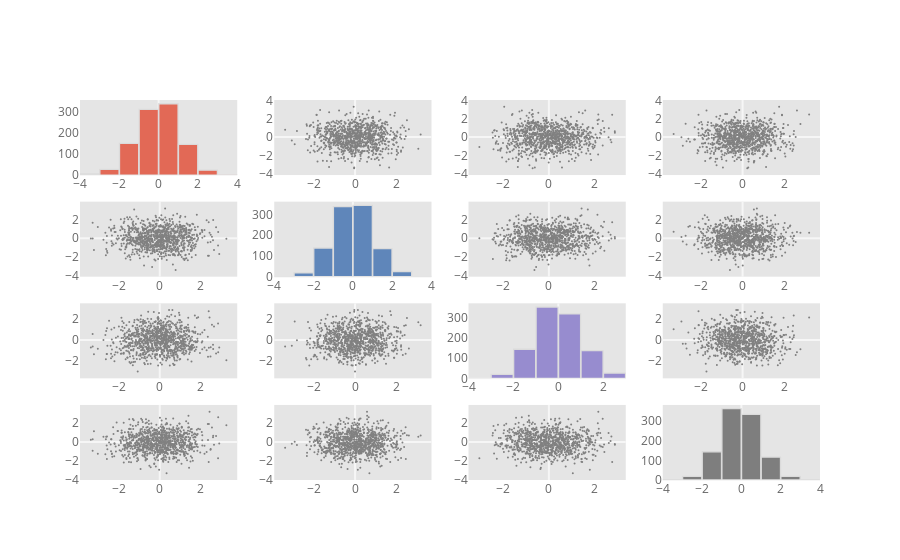

Here is the notebook cell this chart was saved with:
### Code cell
df.scatter_matrix()

### Figure 1 — Plotly figure (JSON) as saved in the notebook; plotly's stock layout.template omitted (floating-point values rounded to 4 significant figures; data arrays with more than 128 entries replaced by an {"elided": "..."} marker saying what was removed)
{"data": [{"histfunc": "count", "histnorm": "", "marker": {"color": "rgba(226, 74, 51, 1.0)", "line": {"color": "#D9D9D9", "width": 1.3}}, "name": "A", "nbinsx": 10, "opacity": 0.8, "orientation": "v", "type": "histogram", "x": {"elided": "1000 float values"}, "xaxis": "x", "yaxis": "y"}, {"line": {"color": "rgba(128, 128, 128, 1.0)", "dash": "solid", "shape": "linear", "width": 1.3}, "marker": {"size": 2, "symbol": "circle"}, "mode": "markers", "name": "A", "text": "", "type": "scatter", "x": {"elided": "1000 float values"}, "xaxis": "x2", "y": {"elided": "1000 float values"}, "yaxis": "y2"}, {"line": {"color": "rgba(128, 128, 128, 1.0)", "dash": "solid", "shape": "linear", "width": 1.3}, "marker": {"size": 2, "symbol": "circle"}, "mode": "markers", "name": "A", "text": "", "type": "scatter", "x": {"elided": "1000 float values"}, "xaxis": "x3", "y": {"elided": "1000 float values"}, "yaxis": "y3"}, {"line": {"color": "rgba(128, 128, 128, 1.0)", "dash": "solid", "shape": "linear", "width": 1.3}, "marker": {"size": 2, "symbol": "circle"}, "mode": "markers", "name": "A", "text": "", "type": "scatter", "x": {"elided": "1000 float values"}, "xaxis": "x4", "y": {"elided": "1000 float values"}, "yaxis": "y4"}, {"line": {"color": "rgba(128, 128, 128, 1.0)", "dash": "solid", "shape": "linear", "width": 1.3}, "marker": {"size": 2, "symbol": "circle"}, "mode": "markers", "name": "B", "text": "", "type": "scatter", "x": {"elided": "1000 float values"}, "xaxis": "x5", "y": {"elided": "1000 float values"}, "yaxis": "y5"}, {"histfunc": "count", "histnorm": "", "marker": {"color": "rgba(62, 111, 176, 1.0)", "line": {"color": "#D9D9D9", "width": 1.3}}, "name": "B", "nbinsx": 10, "opacity": 0.8, "orientation": "v", "type": "histogram", "x": {"elided": "1000 float values"}, "xaxis": "x6", "yaxis": "y6"}, {"line": {"color": "rgba(128, 128, 128, 1.0)", "dash": "solid", "shape": "linear", "width": 1.3}, "marker": {"size": 2, "symbol": "circle"}, "mode": "markers", "name": "B", "text": "", "type": "scatter", "x": {"elided": "1000 float values"}, "xaxis": "x7", "y": {"elided": "1000 float values"}, "yaxis": "y7"}, {"line": {"color": "rgba(128, 128, 128, 1.0)", "dash": "solid", "shape": "linear", "width": 1.3}, "marker": {"size": 2, "symbol": "circle"}, "mode": "markers", "name": "B", "text": "", "type": "scatter", "x": {"elided": "1000 float values"}, "xaxis": "x8", "y": {"elided": "1000 float values"}, "yaxis": "y8"}, {"line": {"color": "rgba(128, 128, 128, 1.0)", "dash": "solid", "shape": "linear", "width": 1.3}, "marker": {"size": 2, "symbol": "circle"}, "mode": "markers", "name": "C", "text": "", "type": "scatter", "x": {"elided": "1000 float values"}, "xaxis": "x9", "y": {"elided": "1000 float values"}, "yaxis": "y9"}, {"line": {"color": "rgba(128, 128, 128, 1.0)", "dash": "solid", "shape": "linear", "width": 1.3}, "marker": {"size": 2, "symbol": "circle"}, "mode": "markers", "name": "C", "text": "", "type": "scatter", "x": {"elided": "1000 float values"}, "xaxis": "x10", "y": {"elided": "1000 float values"}, "yaxis": "y10"}, {"histfunc": "count", "histnorm": "", "marker": {"color": "rgba(132, 118, 202, 1.0)", "line": {"color": "#D9D9D9", "width": 1.3}}, "name": "C", "nbinsx": 10, "opacity": 0.8, "orientation": "v", "type": "histogram", "x": {"elided": "1000 float values"}, "xaxis": "x11", "yaxis": "y11"}, {"line": {"color": "rgba(128, 128, 128, 1.0)", "dash": "solid", "shape": "linear", "width": 1.3}, "marker": {"size": 2, "symbol": "circle"}, "mode": "markers", "name": "C", "text": "", "type": "scatter", "x": {"elided": "1000 float values"}, "xaxis": "x12", "y": {"elided": "1000 float values"}, "yaxis": "y12"}, {"line": {"color": "rgba(128, 128, 128, 1.0)", "dash": "solid", "shape": "linear", "width": 1.3}, "marker": {"size": 2, "symbol": "circle"}, "mode": "markers", "name": "D", "text": "", "type": "scatter", "x": {"elided": "1000 float values"}, "xaxis": "x13", "y": {"elided": "1000 float values"}, "yaxis": "y13"}, {"line": {"color": "rgba(128, 128, 128, 1.0)", "dash": "solid", "shape": "linear", "width": 1.3}, "marker": {"size": 2, "symbol": "circle"}, "mode": "markers", "name": "D", "text": "", "type": "scatter", "x": {"elided": "1000 float values"}, "xaxis": "x14", "y": {"elided": "1000 float values"}, "yaxis": "y14"}, {"line": {"color": "rgba(128, 128, 128, 1.0)", "dash": "solid", "shape": "linear", "width": 1.3}, "marker": {"size": 2, "symbol": "circle"}, "mode": "markers", "name": "D", "text": "", "type": "scatter", "x": {"elided": "1000 float values"}, "xaxis": "x15", "y": {"elided": "1000 float values"}, "yaxis": "y15"}, {"histfunc": "count", "histnorm": "", "marker": {"color": "rgba(101, 101, 101, 1.0)", "line": {"color": "#D9D9D9", "width": 1.3}}, "name": "D", "nbinsx": 10, "opacity": 0.8, "orientation": "v", "type": "histogram", "x": {"elided": "1000 float values"}, "xaxis": "x16", "yaxis": "y16"}], "layout": {"bargap": 0.02, "legend": {"bgcolor": "#FFFFFF", "font": {"color": "#666666"}}, "paper_bgcolor": "#FFFFFF", "plot_bgcolor": "#E5E5E5", "showlegend": false, "title": {"font": {"color": "#151516"}}, "xaxis": {"anchor": "y", "domain": [0, 0.2125], "gridcolor": "#F6F6F6", "showgrid": false, "tickfont": {"color": "#666666"}, "title": {"font": {"color": "#666666"}, "text": ""}, "zerolinecolor": "#F6F6F6"}, "xaxis10": {"anchor": "y10", "domain": [0.2625, 0.475], "gridcolor": "#F6F6F6", "showgrid": false, "tickfont": {"color": "#666666"}, "title": {"font": {"color": "#666666"}, "text": ""}, "zerolinecolor": "#F6F6F6"}, "xaxis11": {"anchor": "y11", "domain": [0.525, 0.7375], "gridcolor": "#F6F6F6", "showgrid": false, "tickfont": {"color": "#666666"}, "title": {"font": {"color": "#666666"}, "text": ""}, "zerolinecolor": "#F6F6F6"}, "xaxis12": {"anchor": "y12", "domain": [0.7875, 1], "gridcolor": "#F6F6F6", "showgrid": false, "tickfont": {"color": "#666666"}, "title": {"font": {"color": "#666666"}, "text": ""}, "zerolinecolor": "#F6F6F6"}, "xaxis13": {"anchor": "y13", "domain": [0, 0.2125], "gridcolor": "#F6F6F6", "showgrid": false, "tickfont": {"color": "#666666"}, "title": {"font": {"color": "#666666"}, "text": ""}, "zerolinecolor": "#F6F6F6"}, "xaxis14": {"anchor": "y14", "domain": [0.2625, 0.475], "gridcolor": "#F6F6F6", "showgrid": false, "tickfont": {"color": "#666666"}, "title": {"font": {"color": "#666666"}, "text": ""}, "zerolinecolor": "#F6F6F6"}, "xaxis15": {"anchor": "y15", "domain": [0.525, 0.7375], "gridcolor": "#F6F6F6", "showgrid": false, "tickfont": {"color": "#666666"}, "title": {"font": {"color": "#666666"}, "text": ""}, "zerolinecolor": "#F6F6F6"}, "xaxis16": {"anchor": "y16", "domain": [0.7875, 1], "gridcolor": "#F6F6F6", "showgrid": false, "tickfont": {"color": "#666666"}, "title": {"font": {"color": "#666666"}, "text": ""}, "zerolinecolor": "#F6F6F6"}, "xaxis2": {"anchor": "y2", "domain": [0.2625, 0.475], "gridcolor": "#F6F6F6", "showgrid": false, "tickfont": {"color": "#666666"}, "title": {"font": {"color": "#666666"}, "text": ""}, "zerolinecolor": "#F6F6F6"}, "xaxis3": {"anchor": "y3", "domain": [0.525, 0.7375], "gridcolor": "#F6F6F6", "showgrid": false, "tickfont": {"color": "#666666"}, "title": {"font": {"color": "#666666"}, "text": ""}, "zerolinecolor": "#F6F6F6"}, "xaxis4": {"anchor": "y4", "domain": [0.7875, 1], "gridcolor": "#F6F6F6", "showgrid": false, "tickfont": {"color": "#666666"}, "title": {"font": {"color": "#666666"}, "text": ""}, "zerolinecolor": "#F6F6F6"}, "xaxis5": {"anchor": "y5", "domain": [0, 0.2125], "gridcolor": "#F6F6F6", "showgrid": false, "tickfont": {"color": "#666666"}, "title": {"font": {"color": "#666666"}, "text": ""}, "zerolinecolor": "#F6F6F6"}, "xaxis6": {"anchor": "y6", "domain": [0.2625, 0.475], "gridcolor": "#F6F6F6", "showgrid": false, "tickfont": {"color": "#666666"}, "title": {"font": {"color": "#666666"}, "text": ""}, "zerolinecolor": "#F6F6F6"}, "xaxis7": {"anchor": "y7", "domain": [0.525, 0.7375], "gridcolor": "#F6F6F6", "showgrid": false, "tickfont": {"color": "#666666"}, "title": {"font": {"color": "#666666"}, "text": ""}, "zerolinecolor": "#F6F6F6"}, "xaxis8": {"anchor": "y8", "domain": [0.7875, 1], "gridcolor": "#F6F6F6", "showgrid": false, "tickfont": {"color": "#666666"}, "title": {"font": {"color": "#666666"}, "text": ""}, "zerolinecolor": "#F6F6F6"}, "xaxis9": {"anchor": "y9", "domain": [0, 0.2125], "gridcolor": "#F6F6F6", "showgrid": false, "tickfont": {"color": "#666666"}, "title": {"font": {"color": "#666666"}, "text": ""}, "zerolinecolor": "#F6F6F6"}, "yaxis": {"anchor": "x", "domain": [0.8025, 1], "gridcolor": "#F6F6F6", "showgrid": false, "tickfont": {"color": "#666666"}, "title": {"font": {"color": "#666666"}, "text": ""}, "zerolinecolor": "#F6F6F6"}, "yaxis10": {"anchor": "x10", "domain": [0.2675, 0.465], "gridcolor": "#F6F6F6", "showgrid": false, "tickfont": {"color": "#666666"}, "title": {"font": {"color": "#666666"}, "text": ""}, "zerolinecolor": "#F6F6F6"}, "yaxis11": {"anchor": "x11", "domain": [0.2675, 0.465], "gridcolor": "#F6F6F6", "showgrid": false, "tickfont": {"color": "#666666"}, "title": {"font": {"color": "#666666"}, "text": ""}, "zerolinecolor": "#F6F6F6"}, "yaxis12": {"anchor": "x12", "domain": [0.2675, 0.465], "gridcolor": "#F6F6F6", "showgrid": false, "tickfont": {"color": "#666666"}, "title": {"font": {"color": "#666666"}, "text": ""}, "zerolinecolor": "#F6F6F6"}, "yaxis13": {"anchor": "x13", "domain": [0, 0.1975], "gridcolor": "#F6F6F6", "showgrid": false, "tickfont": {"color": "#666666"}, "title": {"font": {"color": "#666666"}, "text": ""}, "zerolinecolor": "#F6F6F6"}, "yaxis14": {"anchor": "x14", "domain": [0, 0.1975], "gridcolor": "#F6F6F6", "showgrid": false, "tickfont": {"color": "#666666"}, "title": {"font": {"color": "#666666"}, "text": ""}, "zerolinecolor": "#F6F6F6"}, "yaxis15": {"anchor": "x15", "domain": [0, 0.1975], "gridcolor": "#F6F6F6", "showgrid": false, "tickfont": {"color": "#666666"}, "title": {"font": {"color": "#666666"}, "text": ""}, "zerolinecolor": "#F6F6F6"}, "yaxis16": {"anchor": "x16", "domain": [0, 0.1975], "gridcolor": "#F6F6F6", "showgrid": false, "tickfont": {"color": "#666666"}, "title": {"font": {"color": "#666666"}, "text": ""}, "zerolinecolor": "#F6F6F6"}, "yaxis2": {"anchor": "x2", "domain": [0.8025, 1], "gridcolor": "#F6F6F6", "showgrid": false, "tickfont": {"color": "#666666"}, "title": {"font": {"color": "#666666"}, "text": ""}, "zerolinecolor": "#F6F6F6"}, "yaxis3": {"anchor": "x3", "domain": [0.8025, 1], "gridcolor": "#F6F6F6", "showgrid": false, "tickfont": {"color": "#666666"}, "title": {"font": {"color": "#666666"}, "text": ""}, "zerolinecolor": "#F6F6F6"}, "yaxis4": {"anchor": "x4", "domain": [0.8025, 1], "gridcolor": "#F6F6F6", "showgrid": false, "tickfont": {"color": "#666666"}, "title": {"font": {"color": "#666666"}, "text": ""}, "zerolinecolor": "#F6F6F6"}, "yaxis5": {"anchor": "x5", "domain": [0.535, 0.7325], "gridcolor": "#F6F6F6", "showgrid": false, "tickfont": {"color": "#666666"}, "title": {"font": {"color": "#666666"}, "text": ""}, "zerolinecolor": "#F6F6F6"}, "yaxis6": {"anchor": "x6", "domain": [0.535, 0.7325], "gridcolor": "#F6F6F6", "showgrid": false, "tickfont": {"color": "#666666"}, "title": {"font": {"color": "#666666"}, "text": ""}, "zerolinecolor": "#F6F6F6"}, "yaxis7": {"anchor": "x7", "domain": [0.535, 0.7325], "gridcolor": "#F6F6F6", "showgrid": false, "tickfont": {"color": "#666666"}, "title": {"font": {"color": "#666666"}, "text": ""}, "zerolinecolor": "#F6F6F6"}, "yaxis8": {"anchor": "x8", "domain": [0.535, 0.7325], "gridcolor": "#F6F6F6", "showgrid": false, "tickfont": {"color": "#666666"}, "title": {"font": {"color": "#666666"}, "text": ""}, "zerolinecolor": "#F6F6F6"}, "yaxis9": {"anchor": "x9", "domain": [0.2675, 0.465], "gridcolor": "#F6F6F6", "showgrid": false, "tickfont": {"color": "#666666"}, "title": {"font": {"color": "#666666"}, "text": ""}, "zerolinecolor": "#F6F6F6"}}}
